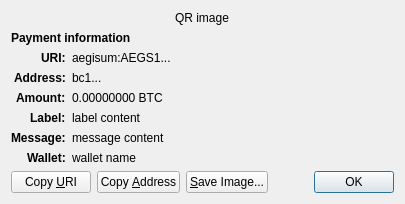
<?xml version="1.0" encoding="UTF-8"?>
<ui version="4.0">
 <class>ReceiveRequestDialog</class>
 <widget class="QDialog" name="ReceiveRequestDialog">
  <property name="geometry">
   <rect>
    <x>0</x>
    <y>0</y>
    <width>413</width>
    <height>229</height>
   </rect>
  </property>
  <property name="windowTitle">
   <string>Request payment to ...</string>
  </property>
  <layout class="QGridLayout" name="gridLayout" columnstretch="0,1">
   <property name="sizeConstraint">
    <enum>QLayout::SetFixedSize</enum>
   </property>
   <item row="0" column="0" colspan="2" alignment="Qt::AlignHCenter">
    <widget class="QRImageWidget" name="qr_code">
     <property name="text">
      <string notr="true">QR image</string>
     </property>
     <property name="textInteractionFlags">
      <set>Qt::NoTextInteraction</set>
     </property>
    </widget>
   </item>
   <item row="1" column="0" colspan="2">
    <widget class="QLabel" name="payment_header">
     <property name="font">
      <font>
       <weight>75</weight>
       <bold>true</bold>
      </font>
     </property>
     <property name="text">
      <string>Payment information</string>
     </property>
     <property name="textInteractionFlags">
      <set>Qt::NoTextInteraction</set>
     </property>
    </widget>
   </item>
   <item row="2" column="0" alignment="Qt::AlignRight|Qt::AlignTop">
    <widget class="QLabel" name="uri_tag">
     <property name="font">
      <font>
       <weight>75</weight>
       <bold>true</bold>
      </font>
     </property>
     <property name="text">
      <string notr="true">URI:</string>
     </property>
     <property name="textFormat">
      <enum>Qt::PlainText</enum>
     </property>
     <property name="textInteractionFlags">
      <set>Qt::NoTextInteraction</set>
     </property>
    </widget>
   </item>
   <item row="2" column="1" alignment="Qt::AlignTop">
    <widget class="QLabel" name="uri_content">
     <property name="text">
      <string notr="true">aegisum:AEGS1...</string>
     </property>
     <property name="textFormat">
      <enum>Qt::RichText</enum>
     </property>
     <property name="wordWrap">
      <bool>true</bool>
     </property>
     <property name="textInteractionFlags">
      <set>Qt::TextSelectableByMouse</set>
     </property>
    </widget>
   </item>
   <item row="3" column="0" alignment="Qt::AlignRight|Qt::AlignTop">
    <widget class="QLabel" name="address_tag">
     <property name="font">
      <font>
       <weight>75</weight>
       <bold>true</bold>
      </font>
     </property>
     <property name="text">
      <string>Address:</string>
     </property>
     <property name="textInteractionFlags">
      <set>Qt::NoTextInteraction</set>
     </property>
    </widget>
   </item>
   <item row="3" column="1" alignment="Qt::AlignTop">
    <widget class="QLabel" name="address_content">
     <property name="text">
      <string notr="true">bc1...</string>
     </property>
     <property name="textFormat">
      <enum>Qt::PlainText</enum>
     </property>
     <property name="textInteractionFlags">
      <set>Qt::TextSelectableByMouse</set>
     </property>
    </widget>
   </item>
   <item row="4" column="0" alignment="Qt::AlignRight|Qt::AlignTop">
    <widget class="QLabel" name="amount_tag">
     <property name="font">
      <font>
       <weight>75</weight>
       <bold>true</bold>
      </font>
     </property>
     <property name="text">
      <string>Amount:</string>
     </property>
     <property name="textInteractionFlags">
      <set>Qt::NoTextInteraction</set>
     </property>
    </widget>
   </item>
   <item row="4" column="1" alignment="Qt::AlignTop">
    <widget class="QLabel" name="amount_content">
     <property name="text">
      <string notr="true">0.00000000 BTC</string>
     </property>
     <property name="textFormat">
      <enum>Qt::PlainText</enum>
     </property>
     <property name="textInteractionFlags">
      <set>Qt::TextSelectableByMouse</set>
     </property>
    </widget>
   </item>
   <item row="5" column="0" alignment="Qt::AlignRight|Qt::AlignTop">
    <widget class="QLabel" name="label_tag">
     <property name="font">
      <font>
       <weight>75</weight>
       <bold>true</bold>
      </font>
     </property>
     <property name="text">
      <string>Label:</string>
     </property>
     <property name="textInteractionFlags">
      <set>Qt::NoTextInteraction</set>
     </property>
    </widget>
   </item>
   <item row="5" column="1" alignment="Qt::AlignTop">
    <widget class="QLabel" name="label_content">
     <property name="text">
      <string notr="true">label content</string>
     </property>
     <property name="textFormat">
      <enum>Qt::PlainText</enum>
     </property>
     <property name="wordWrap">
      <bool>true</bool>
     </property>
     <property name="textInteractionFlags">
      <set>Qt::TextSelectableByMouse</set>
     </property>
    </widget>
   </item>
   <item row="6" column="0" alignment="Qt::AlignRight|Qt::AlignTop">
    <widget class="QLabel" name="message_tag">
     <property name="font">
      <font>
       <weight>75</weight>
       <bold>true</bold>
      </font>
     </property>
     <property name="text">
      <string>Message:</string>
     </property>
     <property name="textInteractionFlags">
      <set>Qt::NoTextInteraction</set>
     </property>
    </widget>
   </item>
   <item row="6" column="1" alignment="Qt::AlignTop">
    <widget class="QLabel" name="message_content">
     <property name="text">
      <string notr="true">message content</string>
     </property>
     <property name="textFormat">
      <enum>Qt::PlainText</enum>
     </property>
     <property name="wordWrap">
      <bool>true</bool>
     </property>
     <property name="textInteractionFlags">
      <set>Qt::TextSelectableByMouse</set>
     </property>
    </widget>
   </item>
   <item row="7" column="0" alignment="Qt::AlignRight|Qt::AlignTop">
    <widget class="QLabel" name="wallet_tag">
     <property name="font">
      <font>
       <weight>75</weight>
       <bold>true</bold>
      </font>
     </property>
     <property name="text">
      <string>Wallet:</string>
     </property>
     <property name="textInteractionFlags">
      <set>Qt::NoTextInteraction</set>
     </property>
    </widget>
   </item>
   <item row="7" column="1" alignment="Qt::AlignTop">
    <widget class="QLabel" name="wallet_content">
     <property name="text">
      <string notr="true">wallet name</string>
     </property>
     <property name="textFormat">
      <enum>Qt::PlainText</enum>
     </property>
     <property name="wordWrap">
      <bool>true</bool>
     </property>
     <property name="textInteractionFlags">
      <set>Qt::TextSelectableByMouse</set>
     </property>
    </widget>
   </item>
   <item row="8" column="0" colspan="2">
    <layout class="QHBoxLayout" name="horizontalLayout">
     <item>
      <widget class="QPushButton" name="btnCopyURI">
       <property name="text">
        <string>Copy &amp;URI</string>
       </property>
       <property name="autoDefault">
        <bool>false</bool>
       </property>
      </widget>
     </item>
     <item>
      <widget class="QPushButton" name="btnCopyAddress">
       <property name="text">
        <string>Copy &amp;Address</string>
       </property>
       <property name="autoDefault">
        <bool>false</bool>
       </property>
      </widget>
     </item>
     <item>
      <widget class="QPushButton" name="btnSaveAs">
       <property name="text">
        <string>&amp;Save Image...</string>
       </property>
       <property name="autoDefault">
        <bool>false</bool>
       </property>
      </widget>
     </item>
     <item>
      <spacer name="horizontalSpacer_2">
       <property name="orientation">
        <enum>Qt::Horizontal</enum>
       </property>
       <property name="sizeHint" stdset="0">
        <size>
         <width>40</width>
         <height>20</height>
        </size>
       </property>
      </spacer>
     </item>
     <item>
      <widget class="QDialogButtonBox" name="buttonBox">
       <property name="focusPolicy">
        <enum>Qt::StrongFocus</enum>
       </property>
       <property name="standardButtons">
        <set>QDialogButtonBox::Ok</set>
       </property>
      </widget>
     </item>
    </layout>
   </item>
  </layout>
 </widget>
 <customwidgets>
  <customwidget>
   <class>QRImageWidget</class>
   <extends>QLabel</extends>
   <header>qt/qrimagewidget.h</header>
  </customwidget>
 </customwidgets>
 <tabstops>
  <tabstop>buttonBox</tabstop>
  <tabstop>btnCopyURI</tabstop>
  <tabstop>btnCopyAddress</tabstop>
  <tabstop>btnSaveAs</tabstop>
 </tabstops>
 <resources/>
 <connections>
  <connection>
   <sender>buttonBox</sender>
   <signal>accepted()</signal>
   <receiver>ReceiveRequestDialog</receiver>
   <slot>accept()</slot>
   <hints>
    <hint type="sourcelabel">
     <x>135</x>
     <y>230</y>
    </hint>
    <hint type="destinationlabel">
     <x>135</x>
     <y>126</y>
    </hint>
   </hints>
  </connection>
 </connections>
</ui>
